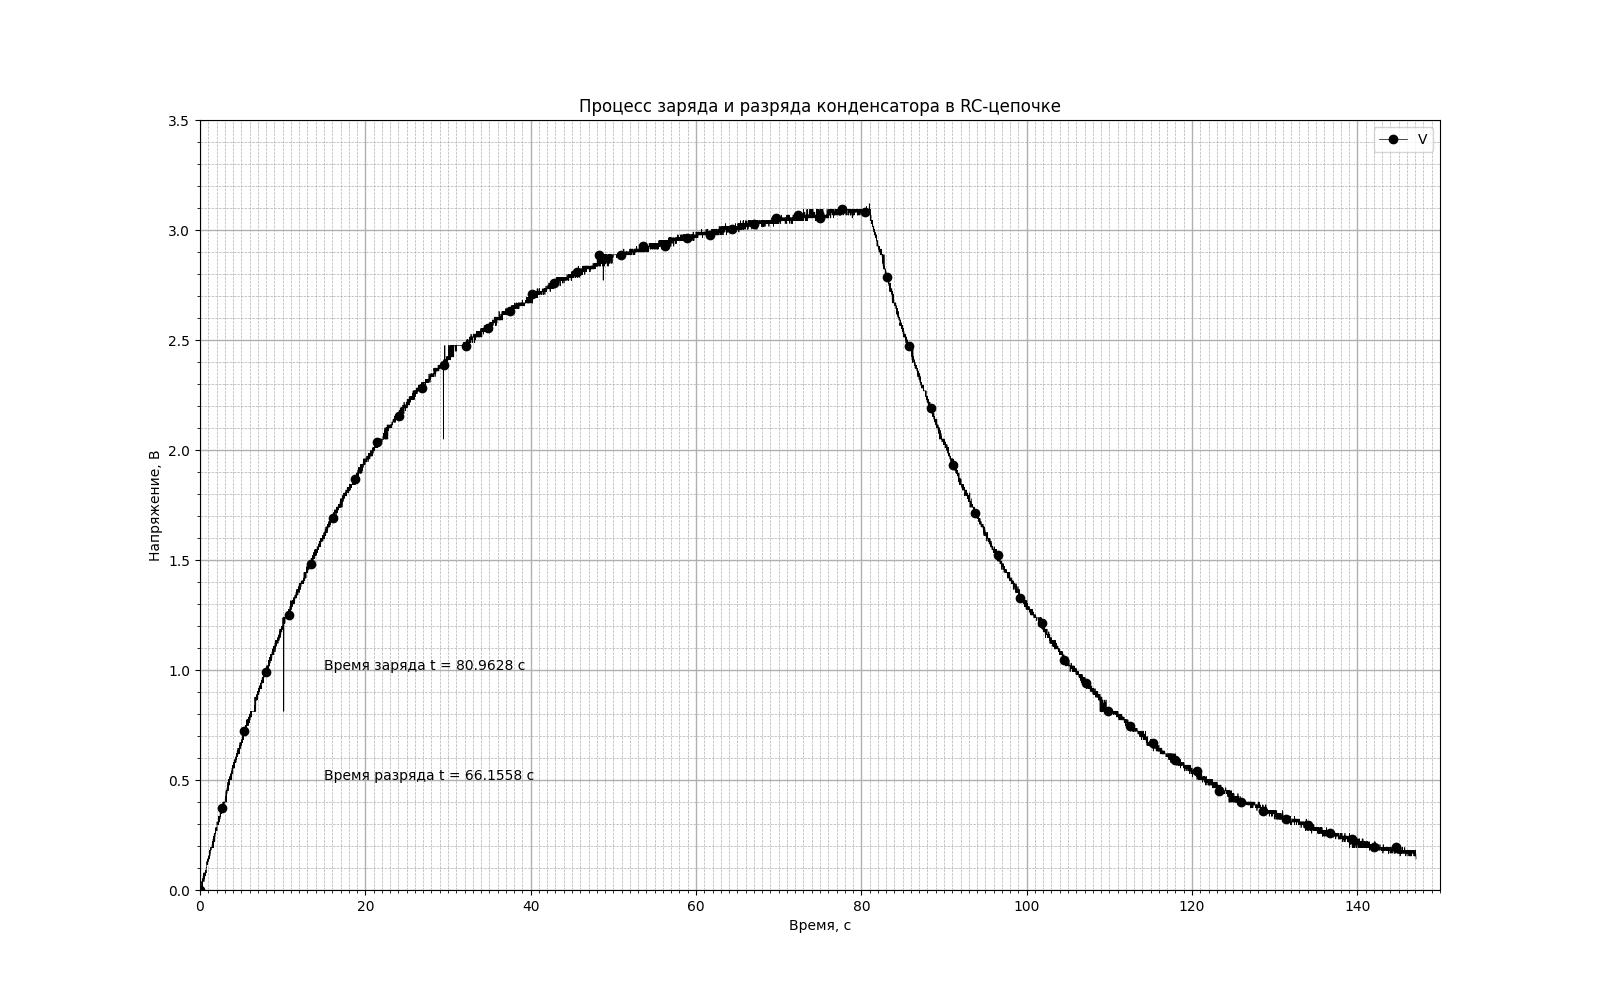

Generate this figure with Python:
import matplotlib.pyplot as plt
import matplotlib.ticker as ticker
import numpy as np

with open( "settings.txt", "r" ) as settings:
    tmp = [float(i) for i in settings.read().split( "\n" )]

data_array = np.loadtxt( "data.txt", dtype=np.double )

size       = np.shape(data_array)[0]
maximum    = data_array.max()
maxIndex   = np.where (data_array == maximum)
chargeTime = maxIndex[0][0] * tmp[0]
time2      = (size - maxIndex[0][0]) * tmp[0]

timeArr = np.arange(size) * tmp[0]

fig, ax = plt.subplots( figsize=(16, 10) )

ax.plot(timeArr, data_array, '-', linewidth=2, color='black')
ax.set_xlabel("Время, c")
ax.set_ylabel("Напряжение, B")
ax.set_title("Процесс заряда и разряда конденсатора в RC-цепочке")
ax.legend ("V(t)")
ax.text(15, 1,   f"Время заряда t = {chargeTime} c")
ax.text(15, 0.5, f"Время разряда t = {time2} c")
ax.yaxis.set_minor_locator(ticker.MultipleLocator(0.1))
ax.xaxis.set_minor_locator(ticker.MultipleLocator(1))
ax.set_ylim(0, 3.5)
ax.set_xlim(0, 150)
ax.grid( which='minor', linewidth=0.5, linestyle='dashed' )
ax.grid( which='major', linewidth=1 )
fig.savefig("plot.png")